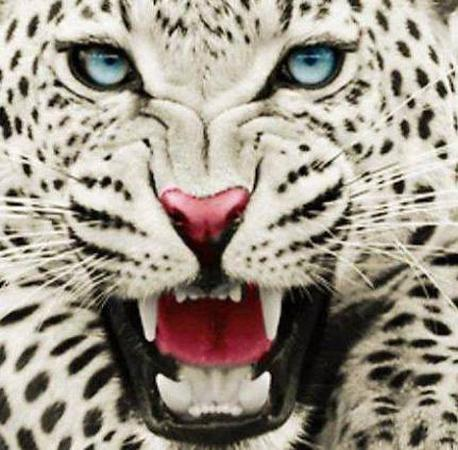
#> input picture BACKUP 2/images/img0.jpg, 458 x 450 px
$ python 'test 2.py'   (older library calls are emulated)
#> lines starting #> are read from the running program, lines starting #| are printed output that depends on the picture
from PIL import Image

Height = 200
img = Image.open('images/img0.jpg')
#> img is the input picture: PIL image 458x450 RGB; mean R, G, B 157.8, 149.4, 136.9
wpercent = (Height / float(img.size[0]))
#> wpercent = 0.437
Width = int((float(img.size[1]) * float(wpercent)))
#> Width = 196

img = img.resize((Width, Height), Image.ANTIALIAS)
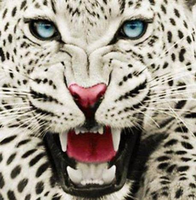
#> img: PIL image 196x200 RGB; mean R, G, B 157.8, 149.4, 136.9
img.save('imgResized.jpg')

$ run again, with BACKUP 2/images/img11.jpg copied over BACKUP 2/images/img0.jpg
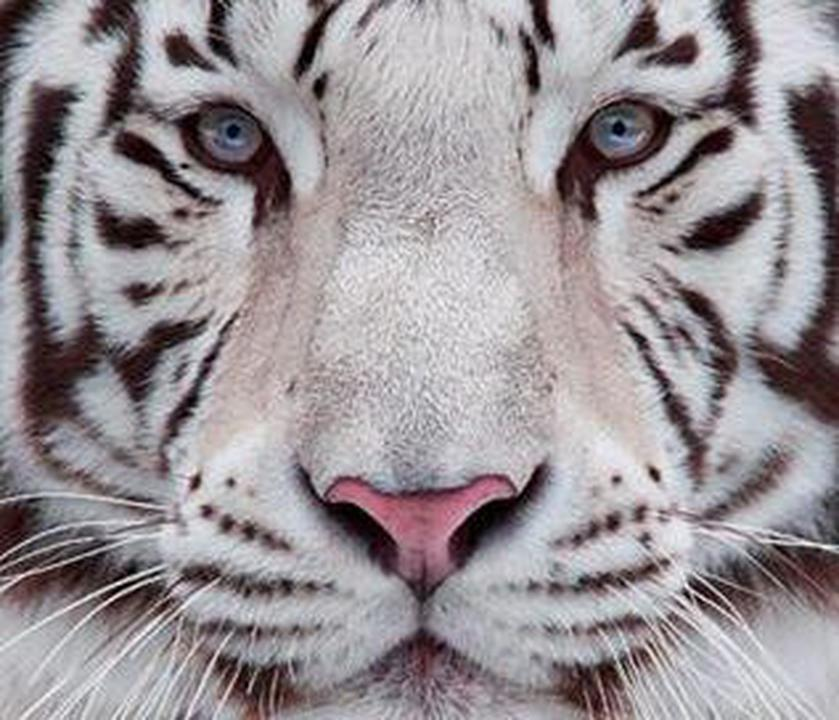
#> input picture BACKUP 2/images/img11.jpg, 839 x 720 px
#> img is the input picture: PIL image 839x720 RGB; mean R, G, B 153.5, 146.9, 150.9
#> `img = img.resize((Width, Height), Image.ANTIALIAS)`:
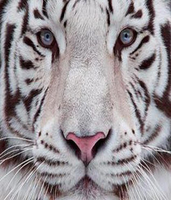
#> img: PIL image 171x200 RGB; mean R, G, B 153.6, 146.9, 150.9

$ run again, with BACKUP 2/images/img12.jpg copied over BACKUP 2/images/img0.jpg
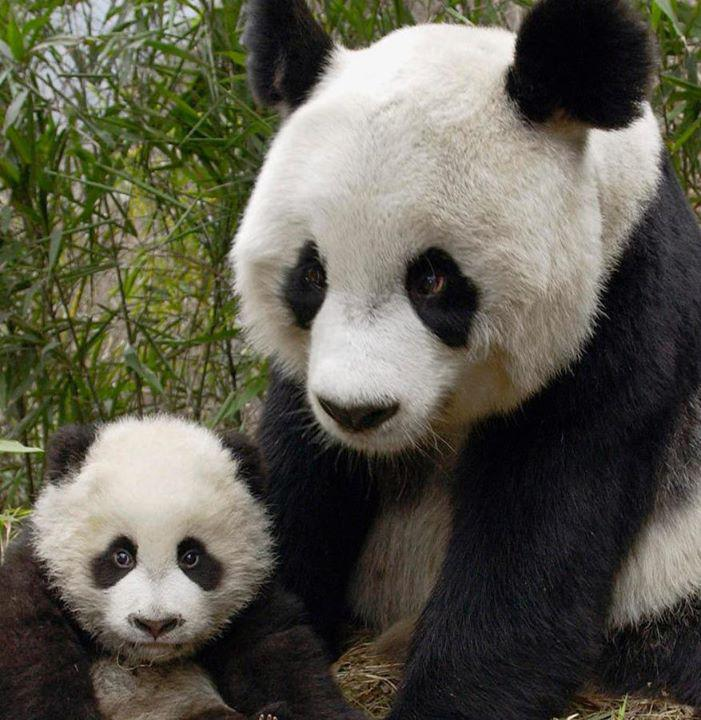
#> input picture BACKUP 2/images/img12.jpg, 701 x 720 px
#> img is the input picture: PIL image 701x720 RGB; mean R, G, B 92.2, 90.1, 76.9
#> `img = img.resize((Width, Height), Image.ANTIALIAS)`:
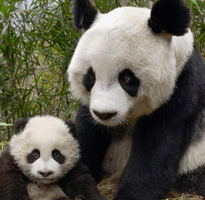
#> img: PIL image 205x200 RGB; mean R, G, B 92.2, 90.1, 76.9
